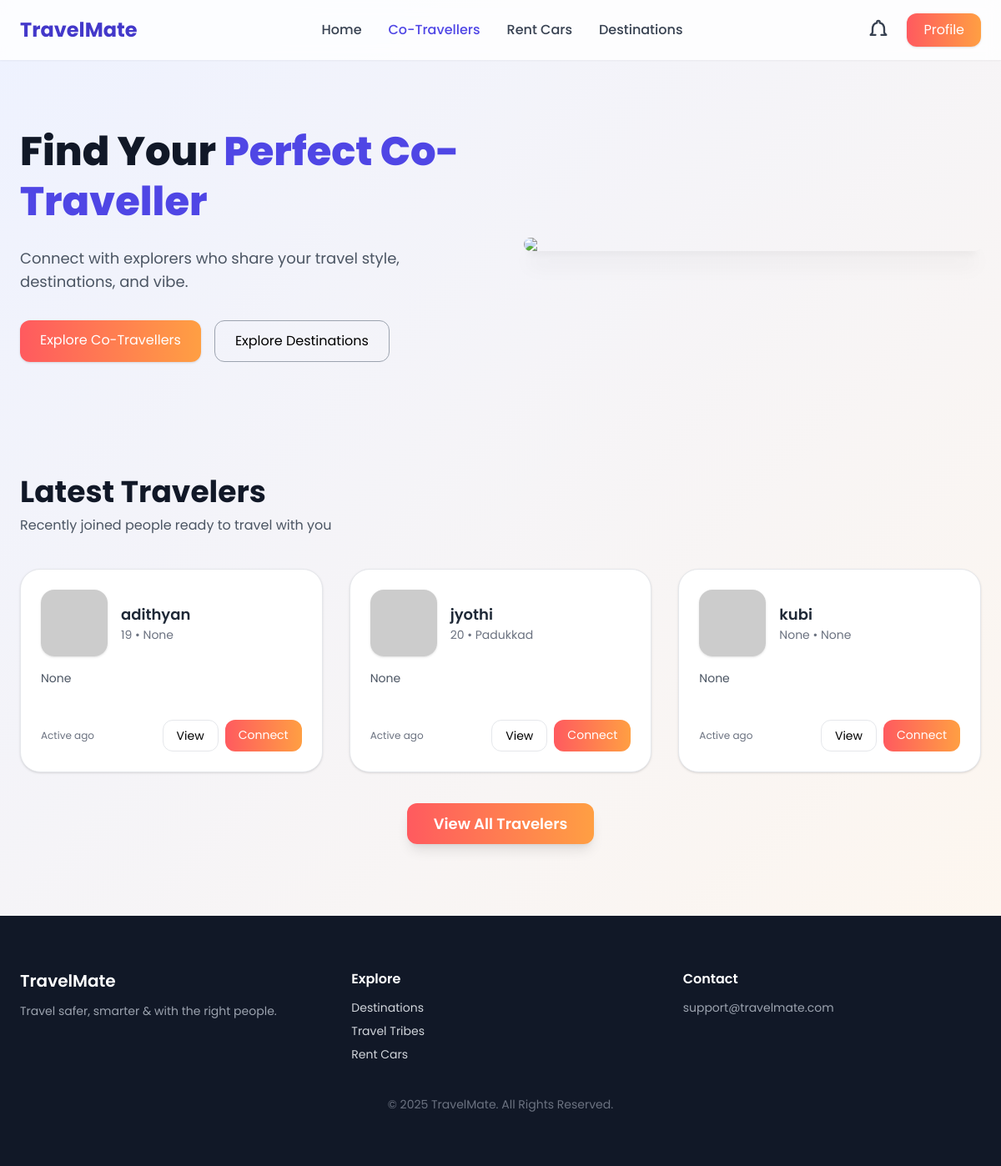
The page /coTraveler (signed in) on the database as committed earlier.
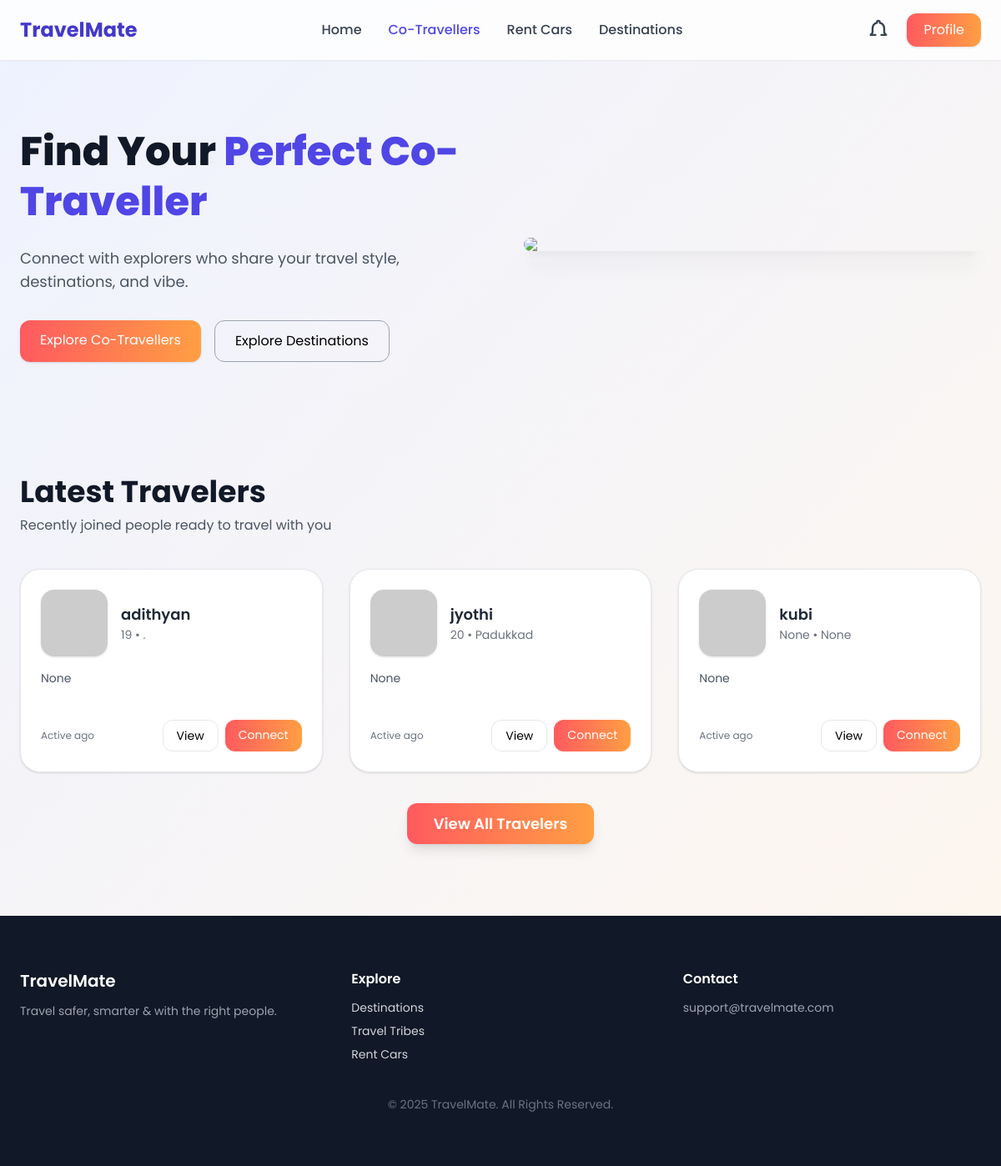
The same page on the database as committed later.
### home/models.py (models this page shows, shortened)
class userRegistration(models.Model):
    Name=models.CharField(max_length=38)
    email=models.EmailField(max_length=50)
    profileImage=models.ImageField(upload_to='userProfile/', null=True, blank=True)
    password=models.CharField(max_length=25)
    phoneNumber=models.CharField(max_length=10)
    gender = models.CharField(max_length=10, null=True, blank=True)
    age = models.IntegerField(max_length=3, null=True, blank=True)
    bio =models.TextField(null=True, blank=True)
    about = models.TextField(null=True, blank=True)
    favDestinations = models.CharField(max_length=100, null=True, blank=True)
    budgetRange = models.CharField(max_length=50, null=True, blank=True)
    travelpreferences = models.CharField(max_length=100, null=True, blank=True)
    registrationDate=models.DateTimeField(default=timezone.now)
    destination=models.CharField(max_length=50, null=True, blank=True)
    connected = models.BooleanField(default=False)
    connected_accepted = models.BooleanField(default=False)

### home/views.py (the view)
# urls.py: path('coTraveler',views.coTraveler,name='coTraveler'),
def coTraveler(request):
    user_id = request.session['id']
    travelers = (
        userRegistration.objects
        .exclude(id=user_id)
        .order_by('registrationDate')[:3]
    )
    return render(request, 'user/coTraveller.html', {'travelers': travelers})

### templates/user/coTraveller.html (shortened to what the changed rows need)
<!DOCTYPE html>
{% load static %}
<html lang="en">
<head>
  <script src="https://cdn.tailwindcss.com"></script>
</head>
<body>
<header class="sticky top-0 z-50 bg-white/80 backdrop-blur shadow-sm">
  <div class="max-w-7xl mx-auto px-6 py-4 flex justify-between items-center">
    <h1 class="text-2xl font-bold text-indigo-700">TravelMate</h1>
  </div>
</header>
<section class="max-w-7xl mx-auto px-6 py-20 grid md:grid-cols-2 gap-14 items-center">
  <div>
    <h2 class="text-5xl font-extrabold text-gray-900 leading-tight">
      Find Your <span class="text-indigo-600">Perfect Co-Traveller</span>
    </h2>
  </div>
</section>
<section id="travelers" class="max-w-7xl mx-auto px-6 py-14">
  <h2 class="text-4xl font-bold text-gray-900">Latest Travelers</h2>
  <div class="grid sm:grid-cols-2 lg:grid-cols-3 gap-8 mt-10">
    {% for traveler in travelers %}
    <div class="bg-white card-hover rounded-3xl p-6 shadow border">
      <div class="flex gap-4 items-center">
        <img src="{{ traveler.photo.url|default:'https://i.pravatar.cc/120' }}"
             class="w-20 h-20 rounded-2xl object-cover shadow">
        <div>
          <h3 class="text-lg font-semibold text-gray-800">{{ traveler.Name }}</h3>
          <p class="text-gray-500 text-sm">{{ traveler.age }} • {{ traveler.destination }}</p>
        </div>
      </div>
      <p class="mt-4 text-gray-600 text-sm">
        {{ traveler.bio|truncatewords:15 }}
      </p>
      <div class="mt-6 flex justify-between items-center">
        <p class="text-xs text-gray-500">Active {{ traveler.last_active|timesince }} ago</p>
        <div class="flex gap-2">
          <a href="/profileDetail/{{ traveler.id }}"
             class="px-4 py-2 border rounded-xl hover:bg-gray-50 text-sm">
            View
          </a>
          <a href="/connect_traveler/{{ traveler.id }}"
             class="btn-primary px-4 py-2 rounded-xl text-sm">
            Connect
          </a>
        </div>
      </div>
    </div>
    {% empty %}
    <p class="col-span-3 text-center text-gray-500">No travelers found.</p>
    {% endfor %}
  </div>
</section>
</body>
</html>

Rows that differ between the two databases and show on the page:
changed userRegistration "adithyan": destination "None" → "."
